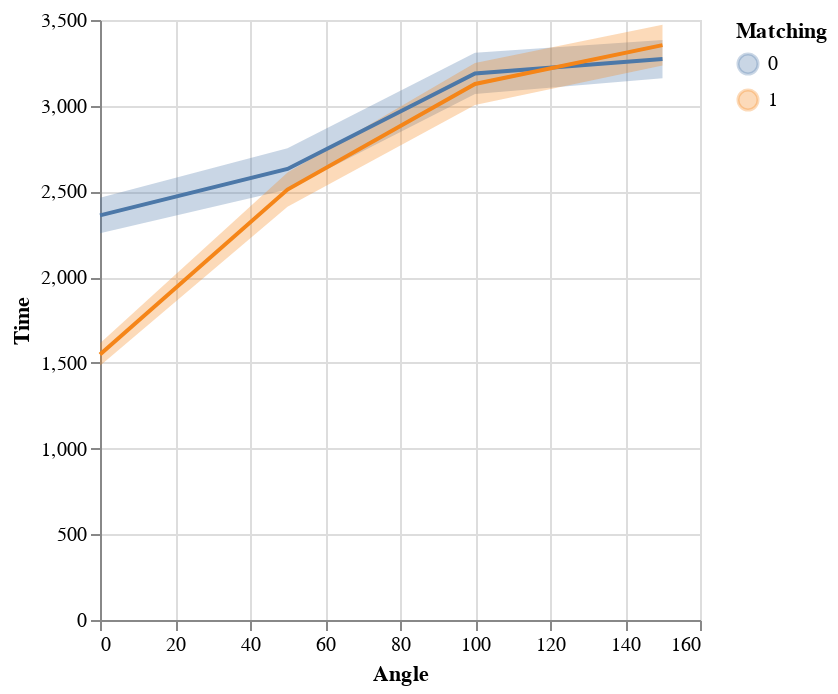

Write notebook code for a chart like this one.
### Code cell
dd = df.groupby(['Subject', 'Angle', 'Matching'])['Time'].mean().reset_index()
lines = alt.Chart(dd.reset_index()).mark_line().encode(
    x='Angle:Q', 
    y='mean(Time):Q',
    color='Matching:N',
)
errorbars = alt.Chart(dd.reset_index()).mark_errorband().encode(
    x='Angle:Q', 
    y='mean(Time):Q',
    color='Matching:N',
)

errorbars + lines

### Figure 1 — Vega-Lite specification as saved in the notebook (floating-point values rounded to 4 significant figures; data arrays with more than 128 entries replaced by an {"elided": "..."} marker saying what was removed)
{"config": {"view": {"continuousWidth": 300, "continuousHeight": 300}}, "layer": [{"data": {"name": "data-6b822c364d3942cd81c36b4089a2ed2e"}, "mark": {"type": "errorband"}, "encoding": {"color": {"field": "Matching", "type": "nominal"}, "x": {"field": "Angle", "type": "quantitative"}, "y": {"aggregate": "mean", "field": "Time", "type": "quantitative"}}}, {"data": {"name": "data-6b822c364d3942cd81c36b4089a2ed2e"}, "mark": {"type": "line"}, "encoding": {"color": {"field": "Matching", "type": "nominal"}, "x": {"field": "Angle", "type": "quantitative"}, "y": {"aggregate": "mean", "field": "Time", "type": "quantitative"}}}], "$schema": "https://vega.github.io/schema/vega-lite/v5.8.0.json", "datasets": {"data-6b822c364d3942cd81c36b4089a2ed2e": {"elided": "432 records"}}}
